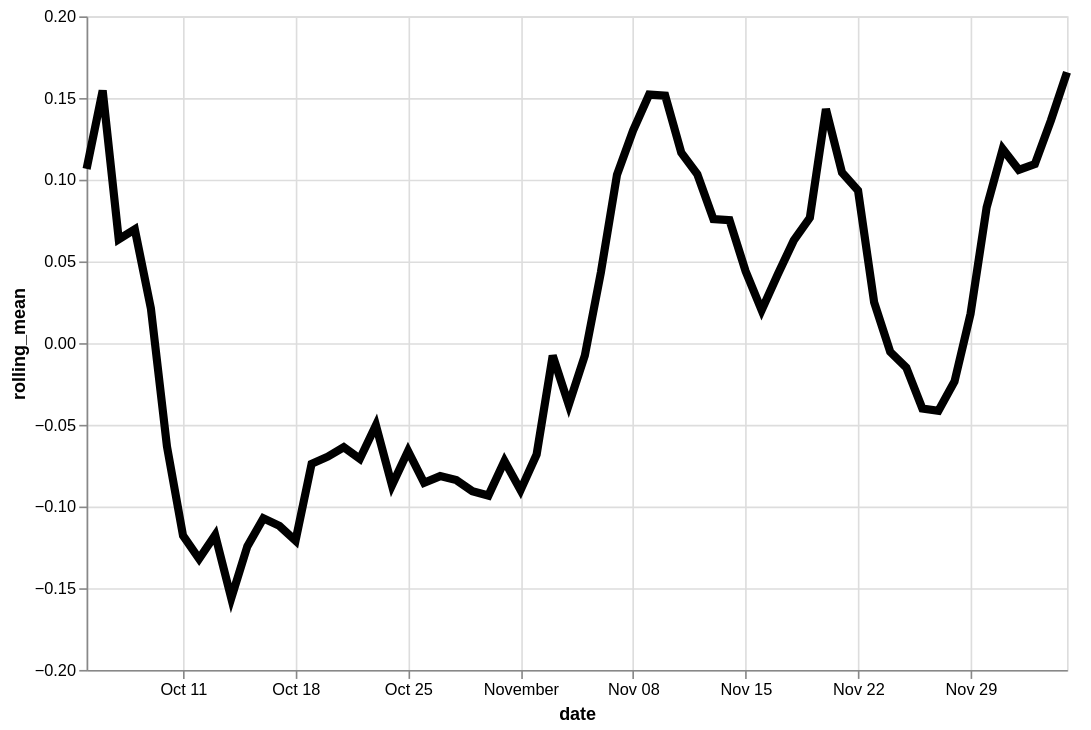

Specify this chart in Vega-Lite:
### Vega-Lite specification from a JSON file in a GitHub repository (floating-point values rounded to 4 significant figures)
{"config": {"view": {"continuousWidth": 400, "continuousHeight": 300}}, "data": {"name": "data-7a3bab96d3c1495857ff38baeec7a6ba"}, "mark": {"type": "line", "color": "black", "size": 5}, "encoding": {"x": {"type": "temporal", "field": "date"}, "y": {"type": "quantitative", "field": "rolling_mean"}}, "height": 400, "transform": [{"window": [{"op": "mean", "field": "residual", "as": "rolling_mean"}], "frame": [-4, 3]}], "width": 600, "$schema": "https://vega.github.io/schema/vega-lite/v4.8.1.json", "datasets": {"data-7a3bab96d3c1495857ff38baeec7a6ba": [{"date": "2020-10-05", "residual": 0.5883}, {"date": "2020-10-06", "residual": 0.1566}, {"date": "2020-10-07", "residual": 0.09903}, {"date": "2020-10-08", "residual": -0.4175}, {"date": "2020-10-09", "residual": 0.3466}, {"date": "2020-10-10", "residual": -0.3917}, {"date": "2020-10-11", "residual": 0.1061}, {"date": "2020-10-12", "residual": -0.3172}, {"date": "2020-10-13", "residual": -0.08767}, {"date": "2020-10-14", "residual": -0.2802}, {"date": "2020-10-15", "residual": -0.01473}, {"date": "2020-10-16", "residual": -0.3009}, {"date": "2020-10-17", "residual": 0.03721}, {"date": "2020-10-18", "residual": -0.1378}, {"date": "2020-10-19", "residual": 0.2442}, {"date": "2020-10-20", "residual": -0.3549}, {"date": "2020-10-21", "residual": -0.16}, {"date": "2020-10-22", "residual": 0.09635}, {"date": "2020-10-23", "residual": 0.01989}, {"date": "2020-10-24", "residual": -0.2541}, {"date": "2020-10-25", "residual": -0.02028}, {"date": "2020-10-26", "residual": 0.02684}, {"date": "2020-10-27", "residual": -0.04983}, {"date": "2020-10-28", "residual": -0.1871}, {"date": "2020-10-29", "residual": -0.3158}, {"date": "2020-10-30", "residual": 0.1293}, {"date": "2020-10-31", "residual": 0.0003563}, {"date": "2020-11-01", "residual": -0.3081}, {"date": "2020-11-02", "residual": -0.0419}, {"date": "2020-11-03", "residual": 0.1956}, {"date": "2020-11-04", "residual": -0.1924}, {"date": "2020-11-05", "residual": -0.01203}, {"date": "2020-11-06", "residual": 0.168}, {"date": "2020-11-07", "residual": -0.1114}, {"date": "2020-11-08", "residual": 0.2414}, {"date": "2020-11-09", "residual": 0.09957}, {"date": "2020-11-10", "residual": 0.4354}, {"date": "2020-11-11", "residual": 0.4121}, {"date": "2020-11-12", "residual": -0.01623}, {"date": "2020-11-13", "residual": -0.01762}, {"date": "2020-11-14", "residual": -0.1108}, {"date": "2020-11-15", "residual": -0.217}, {"date": "2020-11-16", "residual": 0.02186}, {"date": "2020-11-17", "residual": 0.09447}, {"date": "2020-11-18", "residual": 0.1862}, {"date": "2020-11-19", "residual": 0.2204}, {"date": "2020-11-20", "residual": 0.1584}, {"date": "2020-11-21", "residual": 0.1495}, {"date": "2020-11-22", "residual": -6.284e-05}, {"date": "2020-11-23", "residual": 0.3152}, {"date": "2020-11-24", "residual": -0.2885}, {"date": "2020-11-25", "residual": 0.005817}, {"date": "2020-11-26", "residual": -0.3609}, {"date": "2020-11-27", "residual": -0.02232}, {"date": "2020-11-28", "residual": 0.08151}, {"date": "2020-11-29", "residual": -0.05074}, {"date": "2020-11-30", "residual": -0.01122}, {"date": "2020-12-01", "residual": 0.4581}, {"date": "2020-12-02", "residual": 0.04389}, {"date": "2020-12-03", "residual": 0.5259}, {"date": "2020-12-04", "residual": -0.07423}, {"date": "2020-12-05", "residual": -0.1246}]}}
